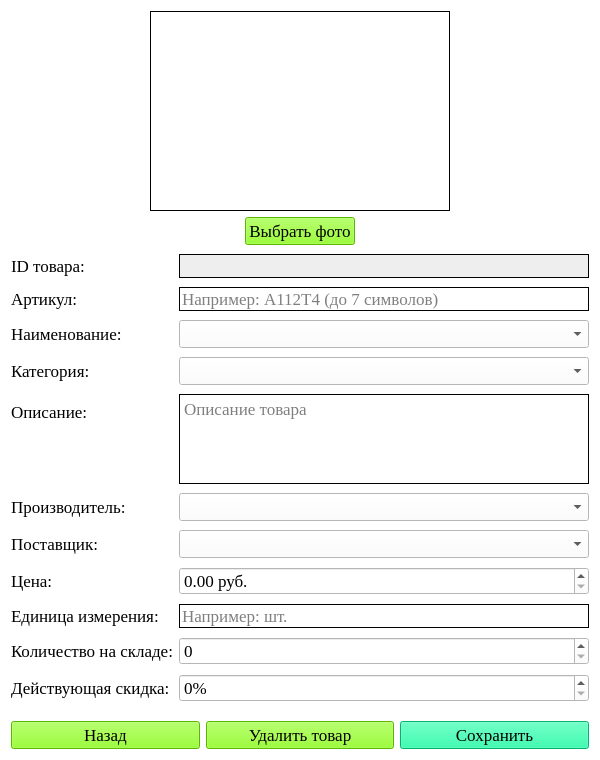
<?xml version="1.0" encoding="UTF-8"?>
<ui version="4.0">
 <class>ProductFormWindow</class>
 <widget class="QWidget" name="ProductFormWindow">
  <property name="geometry">
   <rect>
    <x>0</x>
    <y>0</y>
    <width>600</width>
    <height>760</height>
   </rect>
  </property>
  <property name="minimumSize">
   <size>
    <width>600</width>
    <height>760</height>
   </size>
  </property>
  <property name="font">
   <font>
    <family>Times New Roman</family>
    <pointsize>13</pointsize>
   </font>
  </property>
  <property name="windowTitle">
   <string>Товар</string>
  </property>
  <property name="styleSheet">
   <string notr="true">background-color: #FFFFFF</string>
  </property>
  <layout class="QVBoxLayout" name="verticalLayout">
   <item alignment="Qt::AlignmentFlag::AlignHCenter">
    <widget class="QLabel" name="photo_l">
     <property name="minimumSize">
      <size>
       <width>300</width>
       <height>200</height>
      </size>
     </property>
     <property name="maximumSize">
      <size>
       <width>300</width>
       <height>200</height>
      </size>
     </property>
     <property name="styleSheet">
      <string notr="true">border: 1px solid black</string>
     </property>
     <property name="text">
      <string/>
     </property>
     <property name="alignment">
      <set>Qt::AlignmentFlag::AlignCenter</set>
     </property>
    </widget>
   </item>
   <item alignment="Qt::AlignmentFlag::AlignHCenter">
    <widget class="QPushButton" name="choose_photo_btn">
     <property name="toolTip">
      <string>Изображение будет уменьшено до 300×200 пикселей и сохранено в папку data</string>
     </property>
     <property name="styleSheet">
      <string notr="true">background-color: #7FFF00</string>
     </property>
     <property name="text">
      <string>Выбрать фото</string>
     </property>
    </widget>
   </item>
   <item>
    <layout class="QFormLayout" name="formLayout">
     <item row="0" column="0">
      <widget class="QLabel" name="id_l">
       <property name="text">
        <string>ID товара:</string>
       </property>
      </widget>
     </item>
     <item row="0" column="1">
      <widget class="QLineEdit" name="id_le">
       <property name="styleSheet">
        <string notr="true">background-color: #EEEEEE;
border: 1px solid black</string>
       </property>
       <property name="readOnly">
        <bool>true</bool>
       </property>
      </widget>
     </item>
     <item row="1" column="0">
      <widget class="QLabel" name="article_l">
       <property name="text">
        <string>Артикул:</string>
       </property>
      </widget>
     </item>
     <item row="1" column="1">
      <widget class="QLineEdit" name="article_le">
       <property name="styleSheet">
        <string notr="true">border: 1px solid black</string>
       </property>
       <property name="maxLength">
        <number>7</number>
       </property>
       <property name="placeholderText">
        <string>Например: A112T4 (до 7 символов)</string>
       </property>
      </widget>
     </item>
     <item row="2" column="0">
      <widget class="QLabel" name="type_l">
       <property name="text">
        <string>Наименование:</string>
       </property>
      </widget>
     </item>
     <item row="2" column="1">
      <widget class="QComboBox" name="type_cb"/>
     </item>
     <item row="3" column="0">
      <widget class="QLabel" name="category_l">
       <property name="text">
        <string>Категория:</string>
       </property>
      </widget>
     </item>
     <item row="3" column="1">
      <widget class="QComboBox" name="category_cb"/>
     </item>
     <item row="4" column="0">
      <widget class="QLabel" name="description_l">
       <property name="text">
        <string>Описание:</string>
       </property>
      </widget>
     </item>
     <item row="4" column="1">
      <widget class="QPlainTextEdit" name="description_te">
       <property name="font">
        <font>
         <family>Times New Roman</family>
         <pointsize>13</pointsize>
        </font>
       </property>
       <property name="maximumSize">
        <size>
         <width>16777215</width>
         <height>90</height>
        </size>
       </property>
       <property name="styleSheet">
        <string notr="true">border: 1px solid black</string>
       </property>
       <property name="placeholderText">
        <string>Описание товара</string>
       </property>
      </widget>
     </item>
     <item row="5" column="0">
      <widget class="QLabel" name="producer_l">
       <property name="text">
        <string>Производитель:</string>
       </property>
      </widget>
     </item>
     <item row="5" column="1">
      <widget class="QComboBox" name="producer_cb"/>
     </item>
     <item row="6" column="0">
      <widget class="QLabel" name="supplier_l">
       <property name="text">
        <string>Поставщик:</string>
       </property>
      </widget>
     </item>
     <item row="6" column="1">
      <widget class="QComboBox" name="supplier_cb"/>
     </item>
     <item row="7" column="0">
      <widget class="QLabel" name="price_l">
       <property name="text">
        <string>Цена:</string>
       </property>
      </widget>
     </item>
     <item row="7" column="1">
      <widget class="QDoubleSpinBox" name="price_sb">
       <property name="toolTip">
        <string>Цена не может быть отрицательной, допускаются копейки</string>
       </property>
       <property name="suffix">
        <string> руб.</string>
       </property>
       <property name="decimals">
        <number>2</number>
       </property>
       <property name="minimum">
        <double>0.000000000000000</double>
       </property>
       <property name="maximum">
        <double>99999999.989999994635582</double>
       </property>
      </widget>
     </item>
     <item row="8" column="0">
      <widget class="QLabel" name="unit_l">
       <property name="text">
        <string>Единица измерения:</string>
       </property>
      </widget>
     </item>
     <item row="8" column="1">
      <widget class="QLineEdit" name="unit_le">
       <property name="styleSheet">
        <string notr="true">border: 1px solid black</string>
       </property>
       <property name="maxLength">
        <number>18</number>
       </property>
       <property name="placeholderText">
        <string>Например: шт.</string>
       </property>
      </widget>
     </item>
     <item row="9" column="0">
      <widget class="QLabel" name="amount_l">
       <property name="text">
        <string>Количество на складе:</string>
       </property>
      </widget>
     </item>
     <item row="9" column="1">
      <widget class="QSpinBox" name="amount_sb">
       <property name="toolTip">
        <string>Количество не может быть отрицательным</string>
       </property>
       <property name="minimum">
        <number>0</number>
       </property>
       <property name="maximum">
        <number>1000000</number>
       </property>
      </widget>
     </item>
     <item row="10" column="0">
      <widget class="QLabel" name="discount_l">
       <property name="text">
        <string>Действующая скидка:</string>
       </property>
      </widget>
     </item>
     <item row="10" column="1">
      <widget class="QSpinBox" name="discount_sb">
       <property name="suffix">
        <string>%</string>
       </property>
       <property name="minimum">
        <number>0</number>
       </property>
       <property name="maximum">
        <number>100</number>
       </property>
      </widget>
     </item>
    </layout>
   </item>
   <item>
    <layout class="QHBoxLayout" name="buttons_layout">
     <item>
      <widget class="QPushButton" name="back_btn">
       <property name="styleSheet">
        <string notr="true">background-color: #7FFF00</string>
       </property>
       <property name="text">
        <string>Назад</string>
       </property>
      </widget>
     </item>
     <item>
      <widget class="QPushButton" name="delete_btn">
       <property name="styleSheet">
        <string notr="true">background-color: #7FFF00</string>
       </property>
       <property name="text">
        <string>Удалить товар</string>
       </property>
      </widget>
     </item>
     <item>
      <widget class="QPushButton" name="save_btn">
       <property name="styleSheet">
        <string notr="true">background-color: #00FA9A</string>
       </property>
       <property name="text">
        <string>Сохранить</string>
       </property>
      </widget>
     </item>
    </layout>
   </item>
  </layout>
 </widget>
 <resources/>
 <connections/>
</ui>
